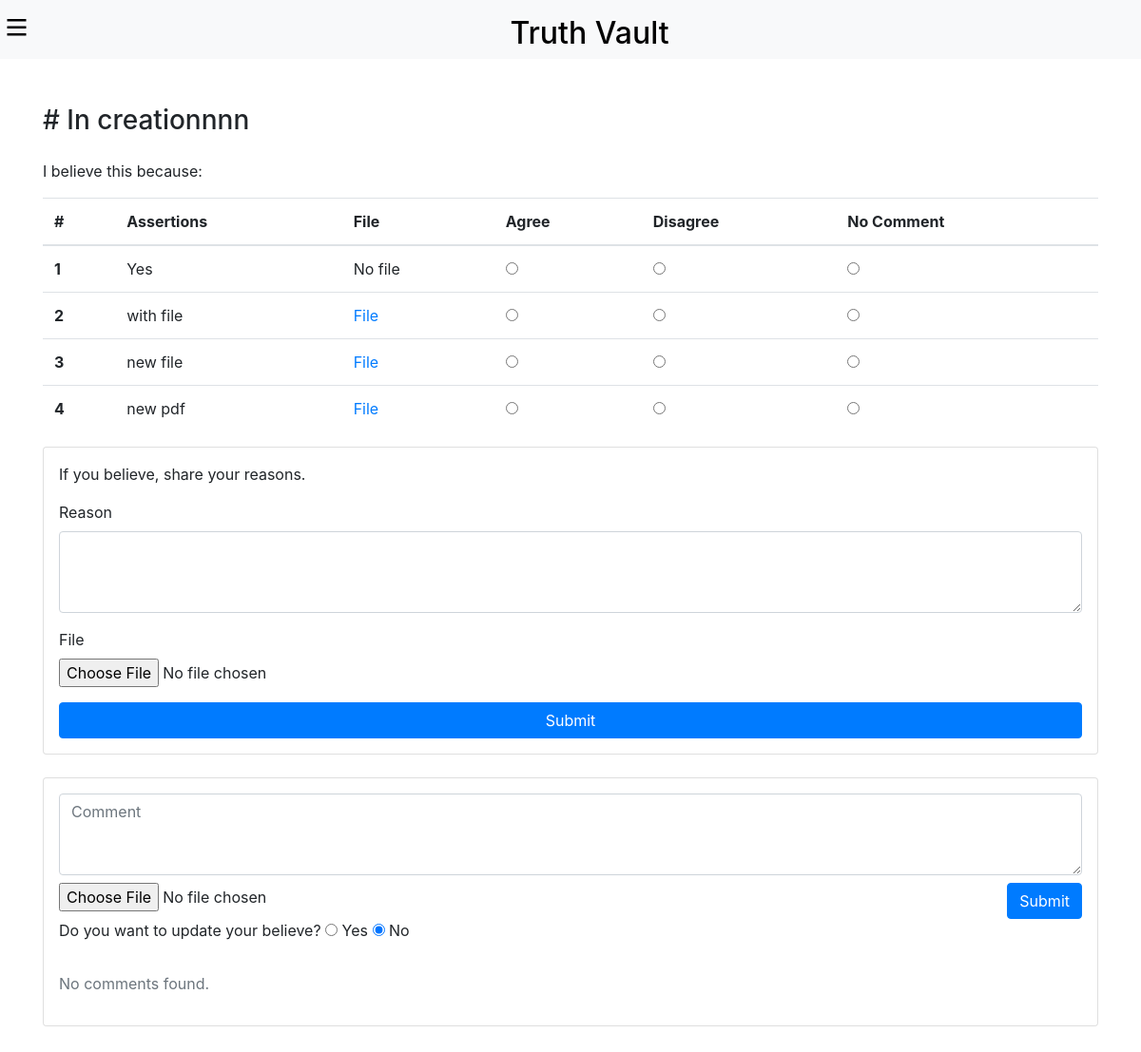
The page /reasons/28/ on the database its author committed.
### truthlist/models.py (models this page shows, shortened)
class Question(models.Model):
    question = models.TextField()
    category = models.ForeignKey(Category, null=True, blank=True, on_delete=models.SET_NULL)
    is_fundamental = models.BooleanField(default=False)
    truth_or_lie = models.CharField(max_length=10, choices=TRUTH_OR_LIE_CHOICES, default='Middle')
    active = models.BooleanField(default=False)
    date = models.DateTimeField(auto_now_add=True)

class Reason(models.Model):
    user = models.ForeignKey(User, on_delete=models.CASCADE)
    question = models.ForeignKey(Question, on_delete=models.CASCADE)
    reason = models.TextField()
    file = models.FileField(upload_to='reasons/', null=True, blank=True)
    date = models.DateTimeField(auto_now_add=True)
    def agreed_users(self):
        ra = ReasonAnswer.objects.filter(reason=self, answer='agree')
        return [ r.user for r in ra ]
    def disagreed_users(self):
        ra = ReasonAnswer.objects.filter(reason=self, answer='disagree')
        return [ r.user for r in ra ]
    def no_comment_users(self):
        ra = ReasonAnswer.objects.filter(reason=self, answer='no_comment')
        return [ r.user for r in ra ]

class ReasonAnswer(models.Model):
    user = models.ForeignKey(User, on_delete=models.CASCADE)
    reason = models.ForeignKey(Reason, on_delete=models.CASCADE)
    answer = models.CharField(max_length=10, choices=TRUTH_OR_LIE_CHOICES)
    date = models.DateTimeField(auto_now_add=True)

### truthlist/views.py (the view, shortened to what this page needs)
# urls.py: path('reasons/<int:id>/', views.reasons, name='reasons'),
def reasons(request, id):
    question = Question.objects.get(id=id)
    all_reasons = Reason.objects.filter(question=question)
    all_comments = Comment.objects.filter(question=question)
    return render(request, 'truthlist/reasons.html', {'question': question, 'reasons': all_reasons, 'comments': all_comments})

### truthlist/templates/truthlist/reasons.html (shortened to what this page needs)
{% extends 'truthlist/base.html' %}
{% load static %}
{% block content %}
<div class="container mt-5">
    <h3># {{question.question}}</h1>
    {% if reasons %}
        <p class="mt-4">I believe this because:</p>
        <table class="table mt-3">
            <thead>
            <tr>
                <th scope="col">#</th>
                <th scope="col">Assertions</th>
                <th scope="col">File</th>
                <th scope="col">Agree</th>
                <th scope="col">Disagree</th>
                <th scope="col">No Comment</th>
            </tr>
            </thead>
            <tbody>
                {% for data in reasons %}
                <form method="post" action="{% url 'reasons_opinion' data.id %}">
                    <tr>
                        <th scope="row">{{ forloop.counter }}</th>
                        <td>{{ data.reason }}</td>
                        <td>
                            {% if data.file %}
                                <a href="{{ data.file.url }}" target="_blank">File</a>
                            {% else %}
                                No file
                            {% endif %}
                        </td>
                        <td>
                            <input class="radio-btn" type="radio" name="{{ data.id }}" value="agree" onclick="this.form.submit()" {% if request.user in data.agreed_users %} checked {% endif %}>
                        </td>
                        <td>
                            <input class="radio-btn" type="radio" name="{{ data.id }}" value="disagree" onclick="this.form.submit()" {% if request.user in data.disagreed_users %} checked {% endif %}>
                        </td>
                        <td>
                            <input class="radio-btn" type="radio" name="{{ data.id }}" value="no_comment" onclick="this.form.submit()" {% if request.user in data.no_comment_users %} checked {% endif %}>
                        </td>
                    </tr>
                </form>
                {% endfor %}
            </tbody>
        </table>
    {% else %}
        <p class="mt-3 ml-5">No assertions found.</p>
    {% endif %}
    <form class="card p-3" method="post" enctype="multipart/form-data" action="{% url 'reasons' question.id %}">
        <p>If you believe, share your reasons.</p>
        <div class="form-group">
            <label for="reason">Reason</label>
            <textarea name="reason" class="form-control" id="reason" rows="3"></textarea>
        </div>
        <div class="form-group">
            <label for="file">File</label>
            <input name="file" type="file" class="form-control-file" id="file">
        </div>
        <button type="submit" class="btn btn-primary">Submit</button>
    </form>
    <div class="mt-4 card p-3 mb-5">
        <form id="comment-form" method="post" enctype="multipart/form-data" action="{% url 'add_comment' question.id %}">
            <div>
                <textarea name="comment" id="comment" class="form-control" rows="3" placeholder="Comment"></textarea>
            </div>
            <div class="mt-2 d-flex justify-content-between">
                <input name="file" id="file" type="file" class="form-control-file" id="file">
                <button id="comment-submit" type="submit" class="btn btn-primary">Submit</button>
            </div>
        </form>
        <p>Do you want to update your believe?
            <input class="radio-btn" type="radio" name="update" value="yes"> Yes
            <input class="radio-btn" type="radio" checked name="update" value="no"> No
        </p>
        <div id="comment-section">
            {% if comments %}
                <p class="mt-3">Comments</p>
            {% else %}
                <p class="mt-3 text-muted">No comments found.</p>
            {% endif %}
        </div>
    </div>
</div>
{% endblock %}

### rows shown on the page
Question: question "In creationnnn"
Reason: reason "Yes", file "No file"
Reason: reason "with file"
Reason: reason "new file"
Reason: reason "new pdf"
